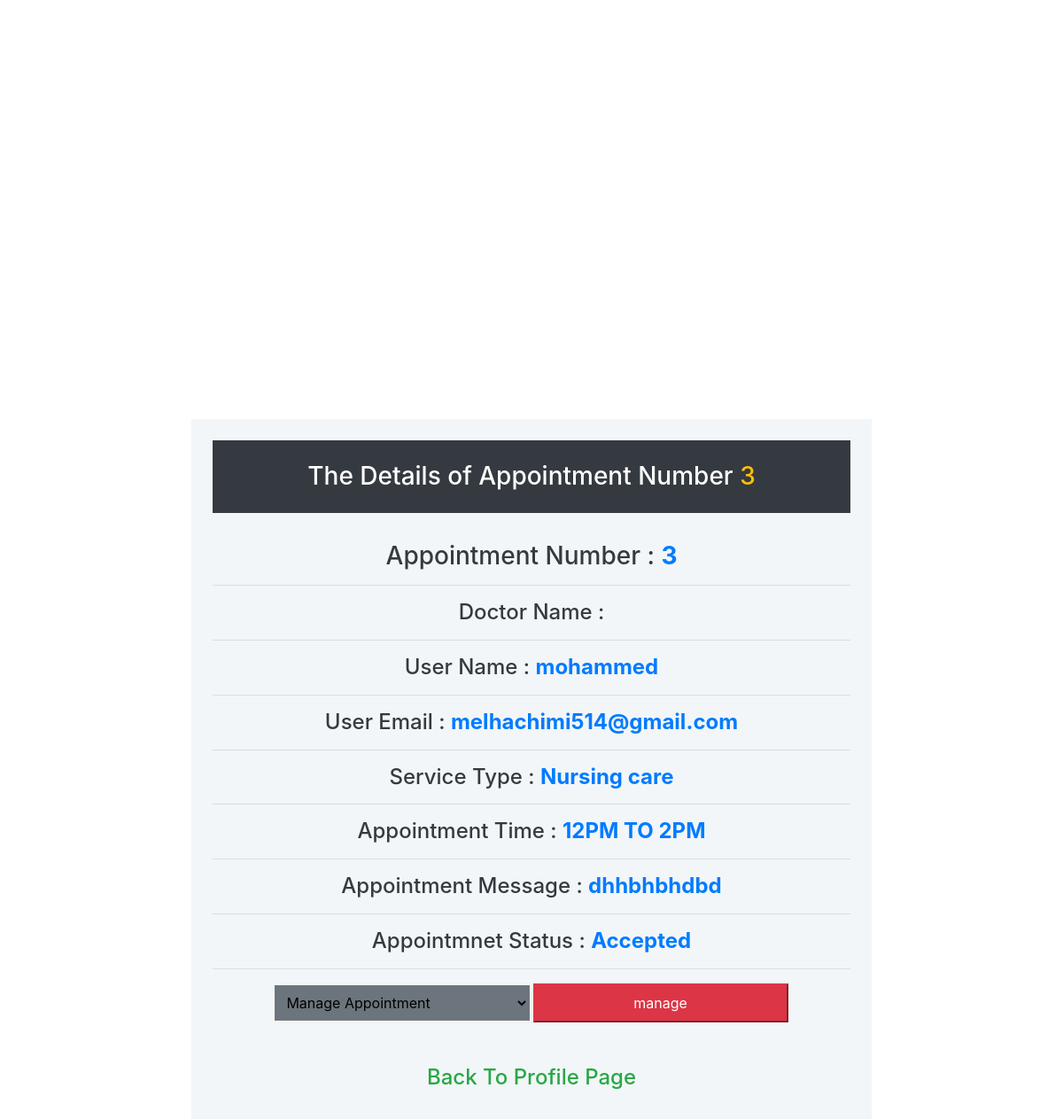
The page /admin_zone/Appointement_details_panel.php?details=3 on the database as committed earlier.
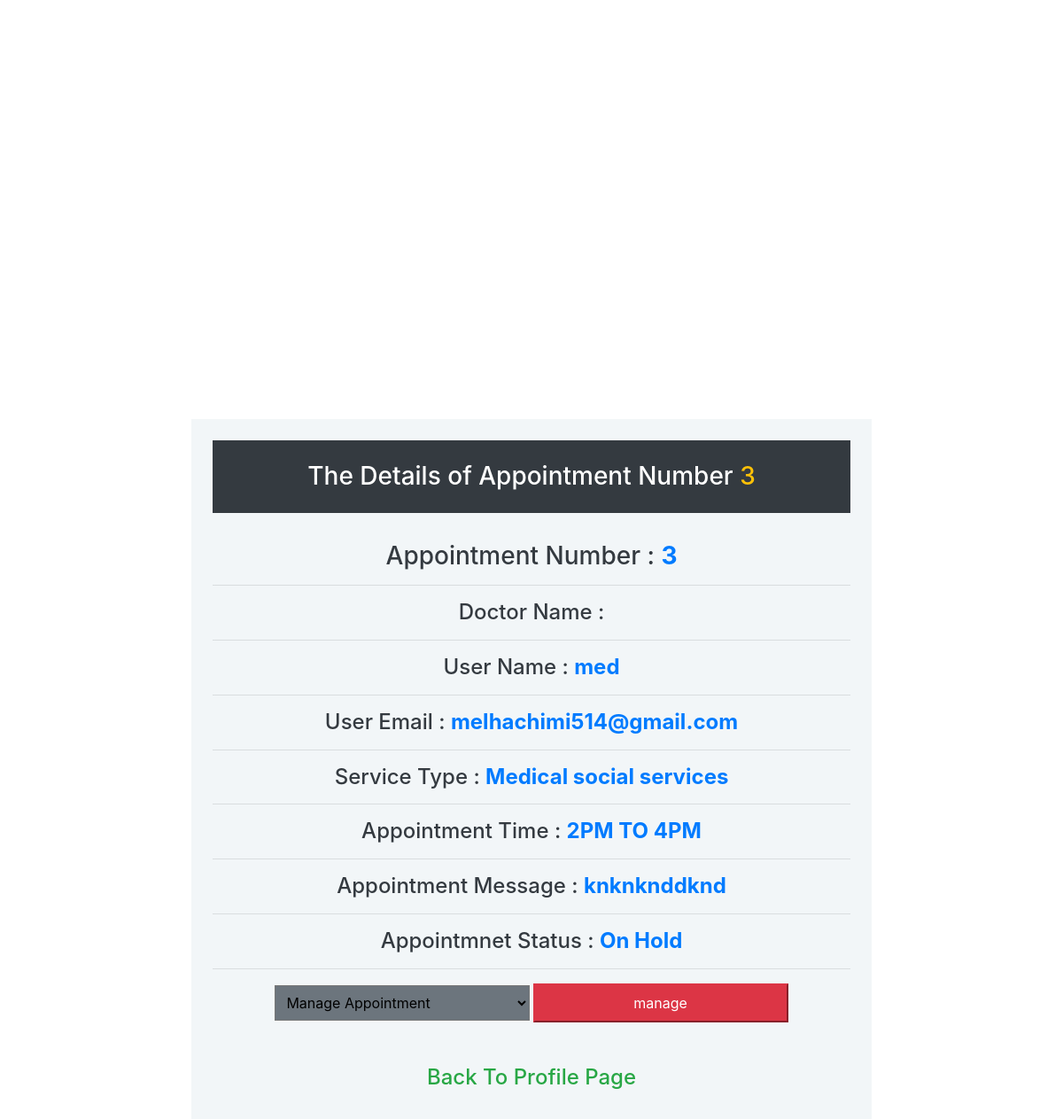
The same page on the database as committed later.
### tables this page shows
CREATE TABLE `appointment` (
  `appointment_id` int(11) NOT NULL,
  `user_id` int(11) NOT NULL,
  `doctor_id` int(11) NOT NULL,
  `user_name` varchar(100) NOT NULL,
  `user_email` varchar(100) NOT NULL,
  `service_type` varchar(250) NOT NULL,
  `time` varchar(50) NOT NULL,
  `message` varchar(250) NOT NULL,
  `appointement_status` varchar(50) NOT NULL
);

### controllers/admin.php (called while the page is built, shortened)
<?php
$admin = new Admins();
if(isset($_GET['details'])){
    $id=$_GET['details'];
    $query="SELECT * FROM appointment WHERE appointment_id = ?";
    $con = $admin->connect();
    $stmt=$con->prepare($query);
    $stmt->bind_param("i",$id);
    $stmt->execute();
    $result=$stmt->get_result();
    $row=$result->fetch_assoc();
    $appointment_id=$row['appointment_id'];
    $user_name=$row['user_name'];
    $user_email=$row['user_email'];
    $service_type=$row['service_type'];
    $time=$row['time'];
    $message=$row['message'];
    $appointement_status=$row['appointement_status'];
}

### admin_zone/Appointement_details_panel.php (the view, shortened to what this page needs)
<?php
 include_once('../controllers/admin.php');
?>
<!DOCTYPE html>
<head>
	<link rel="stylesheet" type="text/css" href="syntax-highlighter/styles/shCore.css" media="all">
	<link rel="stylesheet" href="css/font-awesome.min.css">
	 <link rel="stylesheet" href="css/bootstrap.min.css">
	<link rel="stylesheet" href="css/normalize.min.css">
	<link rel="stylesheet" href="css/main.css">
	<link rel="stylesheet" href="https://maxcdn.bootstrapcdn.com/bootstrap/4.5.0/css/bootstrap.min.css">
</head>
<body>
	<div class="blank-div"></div>
	<div class="right_body" >
	 <br><br>
    <div class="col-md-8 text-center p-4" style="margin: auto;background-color:#f2f6f8">
        <h3 class="text-center text-white bg-dark p-4">
            The Details of Appointment Number
            <span class="text-warning">
                <?php echo $appointment_id;?>
            </span>
        </h3>
        <br>
        <h3 class="text-dark"> Appointment Number :
            <span class="text-primary">
               <strong>
                   <?php echo $appointment_id;?>
               </strong>
            </span>
        </h3><hr>
        <h4 class="text-dark"> Doctor Name :
        </h4><hr>
        <h4 class="text-dark"> User Name :
            <span class="text-primary">
                <strong>
                    <?php echo $user_name;?>
                <strong>
            </span>
        </h4><hr>
        <h4 class="text-dark"> User Email :
            <span class="text-primary">
                <strong>
                    <?php echo $user_email;?>
                <strong>
            </span>
        </h4><hr>
        <h4 class="text-dark"> Service Type :
            <span class="text-primary">
                <strong>
                    <?php echo $service_type;?>
                <strong>
            </span>
        </h4><hr>
        <h4 class="text-dark"> Appointment Time :
            <span class="text-primary">
                <strong>
                    <?php echo $time;?>
                <strong>
            </span>
        </h4><hr>
        <h4 class="text-dark"> Appointment Message :
            <span class="text-primary">
                <strong>
                    <?php echo $message;?>
                <strong>
            </span>
        </h4><hr>
        <h4 class="text-dark"> Appointmnet Status :
            <span class="text-primary">
                <strong>
                    <?php echo $appointement_status;?>
                <strong>
            </span>
        </h4><hr>
        <form action="" method="POST">
            <select name="appointement-status" class="bg-secondary p-2" style="width: 40%;">
                <option value="">Manage Appointment</option>
            </select>
            <button type="submit" name="manage" class="btn-danger p-2" style="width: 40%;">manage</button>
        </form>
        <br><br>
        <h4>
            <a href="secertaire_panel.php" class="text-success">Back To Profile Page</a>
        </h4>
    </div>
    </div>
</body>
</html>

Rows that differ between the two databases and show on the page:
changed appointment "melhachimi514@gmail.com": user_name "mohammed" → "med"; service_type "Nursing care" → "Medical social services"; time "12PM TO 2PM" → "2PM TO 4PM"; message "dhhbhbhdbd" → "knknknddknd"; appointement_status "Accepted" → "On Hold"
